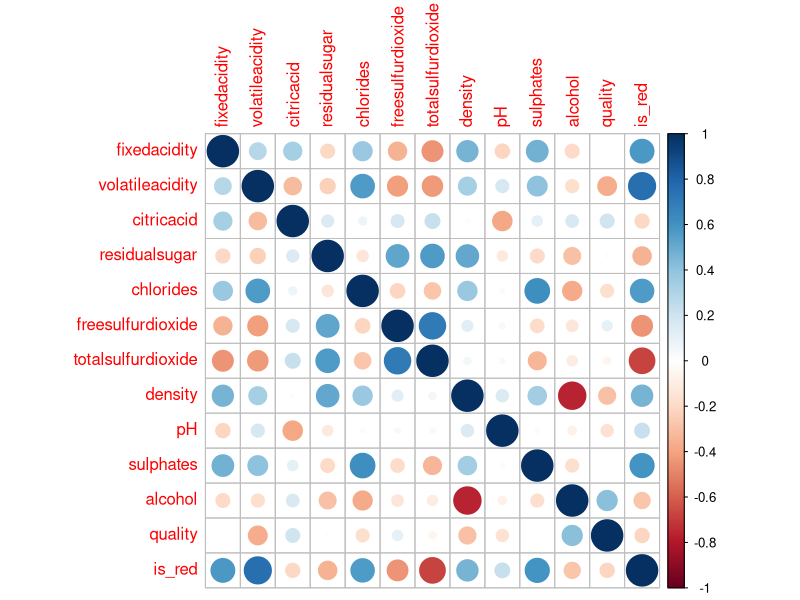
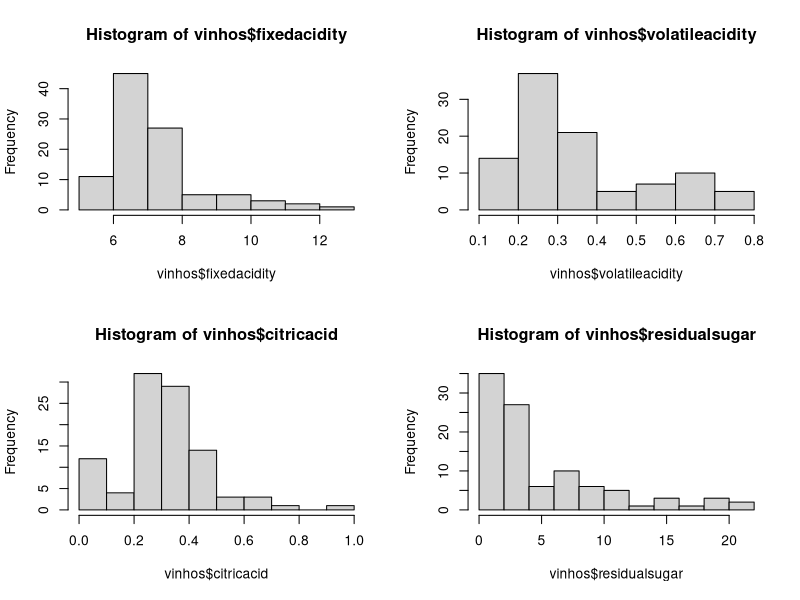
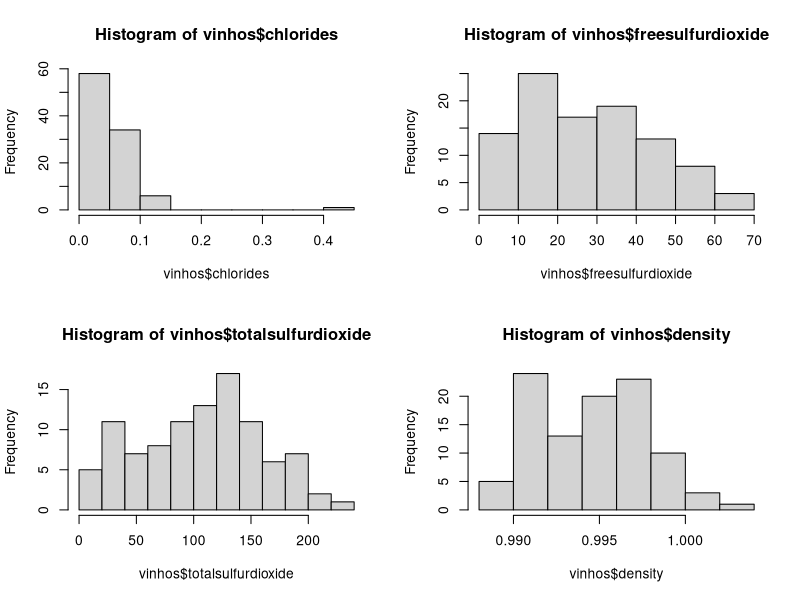
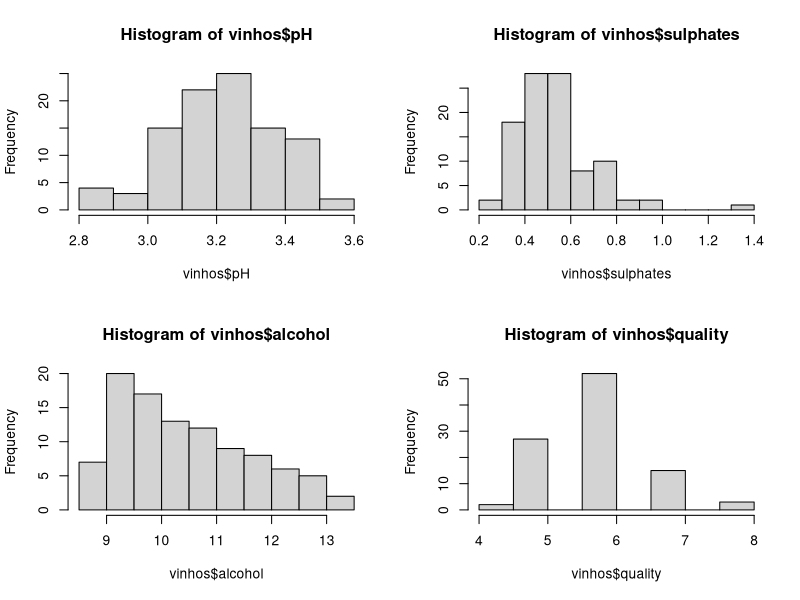
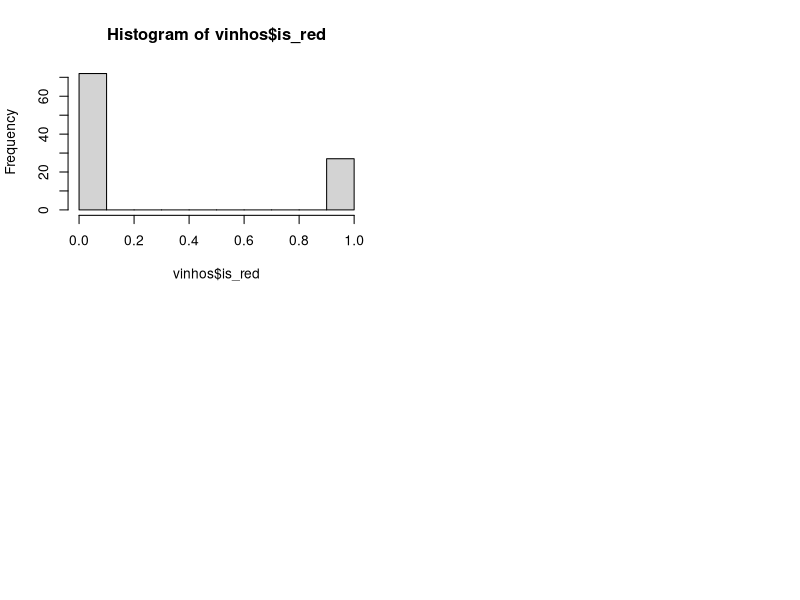

Source code (R) for these figures, in order:
## ---- chunk 1
knitr::opts_chunk$set(echo = TRUE , warning = FALSE , message = FALSE)
## ---- chunk 2
library(corrplot)

## ---- chunk 3
vinhos <- read.csv("Base_alpha.csv", sep = ";", row.names = 1)
## ---- chunk 4
names(vinhos)
## ---- chunk 5
str(vinhos)
## ---- chunk 6
summary(vinhos)
## ---- chunk 7
corrplot(cor(vinhos))
## ---- chunk 8
par (mfrow=c(2,2))
hist(vinhos$fixedacidity) 
hist(vinhos$volatileacidity) 
hist(vinhos$citricacid) 
hist(vinhos$residualsugar) 
hist(vinhos$chlorides) 
hist(vinhos$freesulfurdioxide) 
hist(vinhos$totalsulfurdioxide) 
hist(vinhos$density) 
hist(vinhos$pH) 
hist(vinhos$sulphates) 
hist(vinhos$alcohol) 
hist(vinhos$quality) 
hist(vinhos$is_red) 



